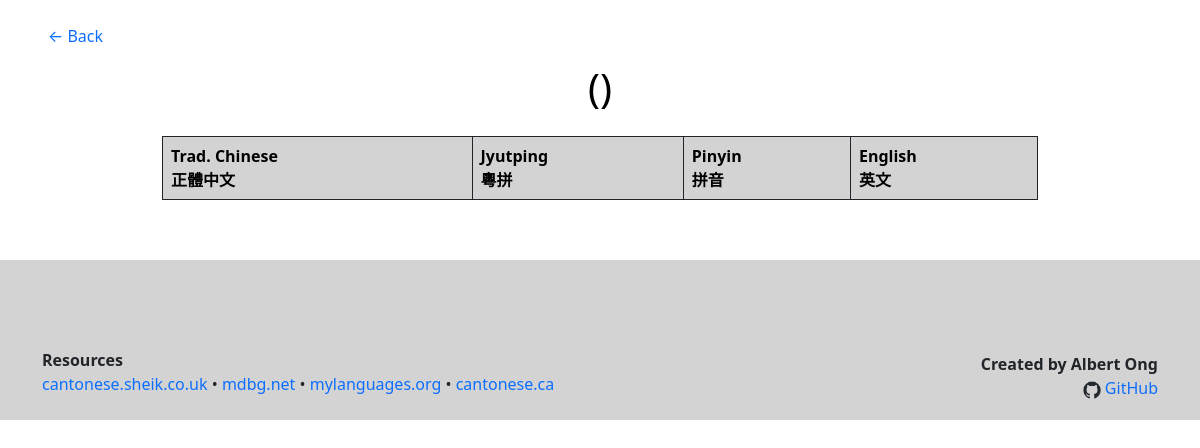
The app's page /pages/category.php, older data.
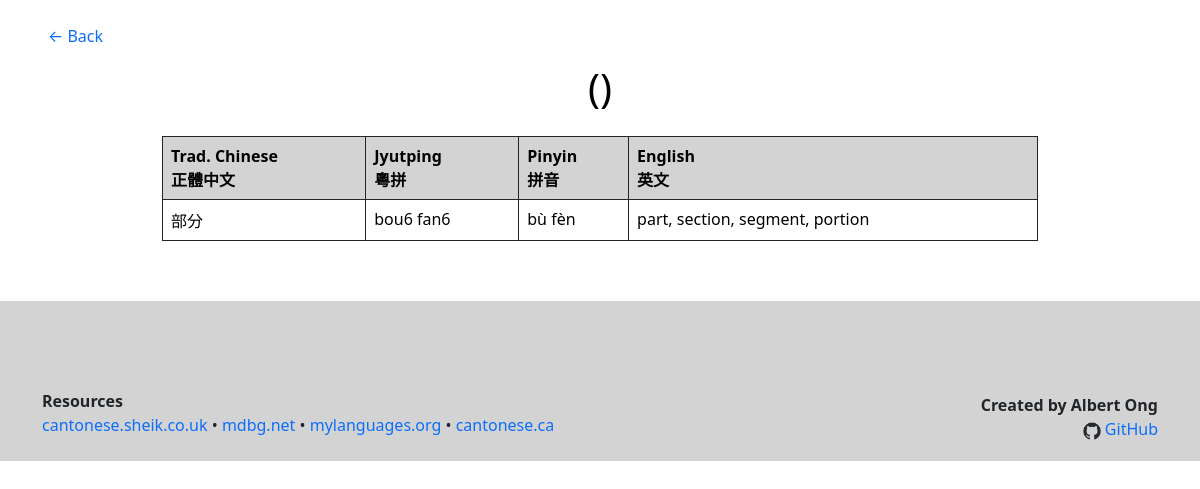
The same page, newer data.
### tables this page shows
CREATE TABLE "vocabulary" (
	"chinese"	TEXT NOT NULL,
	"chinese_variation"	TEXT,
	"jyutping"	TEXT NOT NULL,
	"pinyin"	TEXT NOT NULL,
	"english"	TEXT NOT NULL,
	"category"	TEXT NOT NULL,
	"subcategory"	TEXT,
	"subcategory2"	TEXT,
	"priority"	INTEGER,
	PRIMARY KEY("chinese","category","subcategory","subcategory2")
);

### pages/category.php (the view, shortened to what this page needs)
<html>
<head>
<link href="https://cdn.jsdelivr.net/npm/bootstrap@5.0.2/dist/css/bootstrap.min.css" rel="stylesheet">
<link rel="stylesheet" href="../assets/custom.css">
</head>
<body>
<div class="mx-5 mt-4">
  <a href="homepage.php">← Back</a>
</div>
<?php
$db = new SQLite3('../database/database.db');
$category_name = $_GET["name"];
$category_parent = $_GET["parent"];
$category_parent2 = $_GET["parent2"];
$category_chinese_name = $_GET["chinese"];
if ($category_parent == NULL AND $category_parent2 == NULL) {
  $category = "'$category_name'";
  $subcategory = "NULL";
  $subcategory2 = "NULL";
}
echo
"<div class='container mt-3 w-75'>
  <h1>$category_name ($category_chinese_name)</h1>
  <table class='table table-bordered border-dark text-black mt-4 mb-5'>
  <tr class='table-heading'>
    <th>Trad. Chinese<br>正體中文</th>
    <th>Jyutping<br>粵拼</th>
    <th>Pinyin<br>拼音 </th>
    <th>English<br>英文</th>
  </tr>";
if ($subcategory2 == "'States'") {
  $order = "priority ASC, english";
}
else {
  $order = "length(chinese), priority DESC, jyutping";
}
$query = "SELECT * FROM vocabulary
          WHERE category IS $category
          AND subcategory IS $subcategory
          AND subcategory2 IS $subcategory2
          ORDER BY $order";
$res = $db -> query($query);
while ($word = $res -> fetchArray()) {
  $chinese = $word[0];
  $chinese_variation = $word[1] != null ? "<br>" . $word[1] : null;
  $jyutping = $word[2];
  $pinyin = $word[3];
  $english = $word[4];
  echo "<tr>
          <td>$chinese$chinese_variation</td> <td>$jyutping</td> <td>$pinyin</td> <td>$english</td>
        </tr>";
}
echo "</table></div>";
?>
<nav class="navbar navbar-expand-lg navbar-light bg-lightgray h-20 d-flex align-items-end" style="margin-top: 5%;">
  <div class="container">
    <div class="navbar-collapse">
      <ul class="list-unstyled">
      <li><strong>Resources</strong></li>
      <li>
         <a target="_blank" href="http://www.cantonese.sheik.co.uk/">cantonese.sheik.co.uk</a>
       • <a target="_blank" href="https://www.mdbg.net/chinese/dictionary">mdbg.net</a>
       • <a target="_blank" href="http://mylanguages.org/learn_cantonese.php">mylanguages.org</a>
       • <a target="_blank" href="https://cantonese.ca/">cantonese.ca</a>
      </li>
      </ul>
      <div class="ms-auto mb-2 text-end">
        <strong>Created by Albert Ong</strong><br>
        <img src="../assets/github_icon.png" height="18px">
        <a class="ml-5" target="_blank" href="https://github.com/Albert-C-Ong/Cantonese-Vocabulary-Table">GitHub</a>
      </div>
    </div>
  </div>
</nav>
</body>
</html>

### assets/custom.css (style rules this page uses)
body { min-height: 100%; }
h1, h2, h3 { color: black; text-align: center; }
a { text-decoration: none; }
.bg-lightgray { background-color: lightgray; }
.h-20 { height: 20%; }
.table-heading { background-color: lightgray; }
.text-black { color: black; }

Row changes from the older to the newer data that the page shows:
added vocabulary: chinese "部分", jyutping "bou6 fan6", pinyin "bù fèn", english "part, section, segment, portion"
